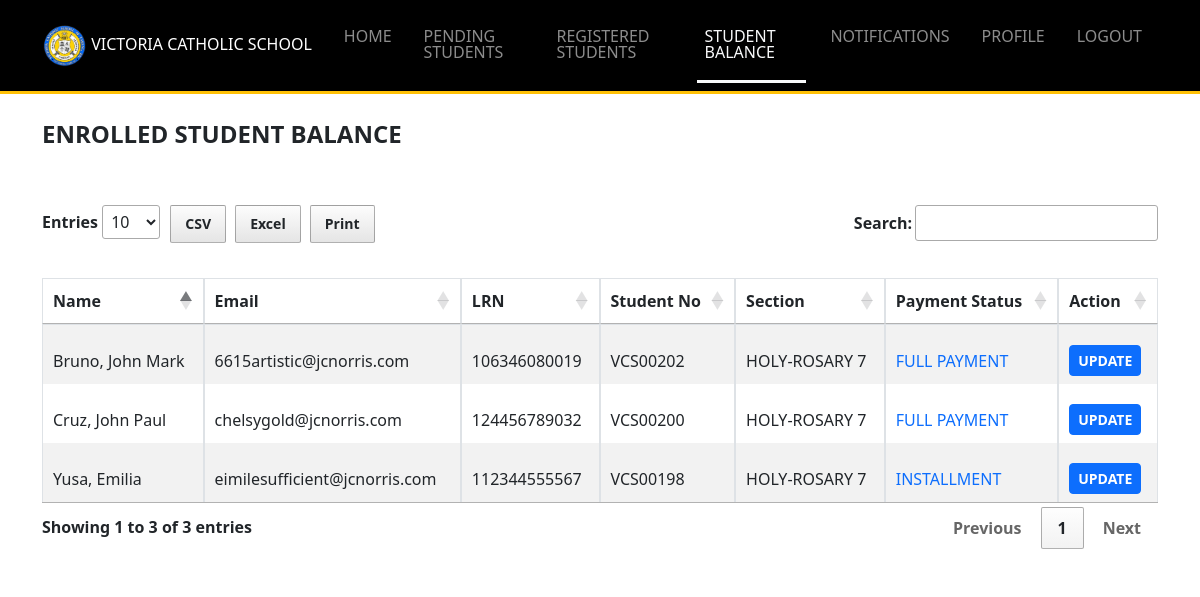
Screenshot of /Resources/views/cashier/student_balance.php (signed in) with the database file from the repository.
### tables this page shows
CREATE TABLE `users` (
  `id` int(11) NOT NULL,
  `role` varchar(255) DEFAULT NULL,
  `school_number` varchar(255) DEFAULT NULL,
  `first_name` varchar(255) DEFAULT NULL,
  `middle_name` varchar(255) DEFAULT NULL,
  `last_name` varchar(255) DEFAULT NULL,
  `email` varchar(255) DEFAULT NULL,
  `phone` varchar(20) DEFAULT NULL,
  `lrn` varchar(20) DEFAULT NULL,
  `is_locked` tinyint(1) DEFAULT 0,
  `login_attempts` int(11) NOT NULL DEFAULT 0,
  `gender` enum('Male','Female') DEFAULT NULL,
  `birthday` date DEFAULT NULL,
  `street_no` varchar(100) DEFAULT NULL,
  `street` varchar(255) DEFAULT NULL,
  `village` varchar(500) DEFAULT NULL,
  `barangay` varchar(255) DEFAULT NULL,
  `city_municipality` varchar(500) DEFAULT NULL,
  `province` varchar(255) DEFAULT NULL,
  `zip_code` varchar(100) DEFAULT NULL,
  `occupation` varchar(255) DEFAULT NULL,
  `guardian_type` enum('mother','father','guardian') DEFAULT NULL,
  `password` varchar(255) DEFAULT NULL,
  `remember_token` varchar(100) DEFAULT NULL,
  `created_at` timestamp NOT NULL DEFAULT current_timestamp(),
  `updated_at` timestamp NOT NULL DEFAULT current_timestamp() ON UPDATE current_timestamp()
);

CREATE TABLE `sections` (
  `id` int(11) NOT NULL,
  `name` varchar(255) DEFAULT NULL,
  `grade` enum('7','8','9','10','SECTION') DEFAULT NULL,
  `advisory_teacher_id` int(11) NOT NULL DEFAULT 0,
  `created_at` timestamp NOT NULL DEFAULT current_timestamp(),
  `updated_at` timestamp NOT NULL DEFAULT current_timestamp() ON UPDATE current_timestamp()
);

### Backend-routes/cashier/includes_get_registered_students_route.php (called while the page is built, shortened)
<?php
try {
    require_once $_SERVER['DOCUMENT_ROOT']."/Middleware/CheckIfCashier.php";
    $role = 'student';
    $is_complete = 1;
    $stmt = $conn->prepare("
    SELECT users.*, sections.name as section_name, sections.grade as section_grade, payment_type
    FROM users
    LEFT JOIN student_sections ON users.id = student_sections.student_id
    LEFT JOIN sections ON student_sections.section_id = sections.id
    LEFT JOIN student_payment ON users.id = student_payment.student_id
    LEFT JOIN checklists ON users.id = checklists.student_id
    WHERE users.role = ? AND
    NOT EXISTS (
        SELECT 1
        FROM unregistered_students
        WHERE unregistered_students.student_id = users.id
        )
    AND EXISTS (
        SELECT 1
        FROM student_payment
        WHERE student_payment.student_id = users.id
        )
    AND checklists.is_complete = ?
    ORDER BY users.updated_at DESC
    ");
    $stmt->bind_param("si", $role, $is_complete);
    $stmt->execute();
    $students = $stmt->get_result();
} catch (Exception $e) {
    error_log("Error: " . $e->getMessage());
    echo json_encode(['error' => $e->getMessage()]);
}
?>

### Resources/views/cashier/student_balance.php (the view, shortened to what this page needs)
<?php
require_once $_SERVER['DOCUMENT_ROOT']."/Middleware/CheckIfCashier.php";
require_once $_SERVER['DOCUMENT_ROOT']."/Backend-routes/cashier/includes_get_registered_students_route.php";
require_once "../includes/header_layout.php";
function convertTxt($string = null){
  return $string == null ? '' : ucwords(strtolower($string));
}
?>
<body>
    <?php
        include "includes/navbar.php";
     ?>
     <div class="container mt-5">
        <div class="d-flex justify-content-between align-items-center mb-5">
            <h4 class="fw-bold">ENROLLED STUDENT BALANCE</h4>
        </div>
           <div class="table-responsive">
              <table class="table table-bordered table-striped"  id="sectionsTable">
                <thead>
                  <tr>
                    <th scope="col">Name</th>
                    <th scope="col">Email</th>
                    <th scope="col">LRN</th>
                    <th scope="col">Student No</th>
                    <th scope="col">Section</th>
                    <th scope="col">Payment Status</th>
                    <th scope="col">Action</th>
                  </tr>
                </thead>
                <tbody id="tbody-sections">
                <?php
                  foreach($students as $student){
                    $paidMonthsCount = 0;
                    echo "
                      <tr>
                          <td>".convertTxt($student['last_name'].", ".$student['first_name'])."</td>
                          <td>{$student['email']}</td>
                          <td>{$student['lrn']}</td>
                          <td>VCS00{$student['id']}</td>
                          <td>".($student['section_name'] == NULL ? 'None' : $student['section_name']." ".$student['section_grade'])."</td>
                          <td class='text-primary'>".($student['payment_type'] == 'down' ? ($paidMonthsCount == 9 ? 'FULLY PAID' : 'INSTALLMENT') : 'FULL PAYMENT')."</td>
                          <td>
                          <a class='btn btn-sm btn-primary fw-bold' href='update-balance.php?id=".$student['id']."'>UPDATE</a>
                          </td>
                      </tr>
                  ";
                  }
                ?>
                </tbody>
              </table>
           </div>
     </div>
</body>
<?php
	require_once "../includes/includes_scripts.php";
?>

### Resources/css/style.css (style rules this page uses)
th, td { white-space: nowrap !important; }
tr td { padding-top: 20px !important; }
table { width: 100% !important; border-top: 1px solid black; }

### rows the page displays
users: last_name+first_name "Yusa, Emilia", email "eimilesufficient@jcnorris.com", lrn "112344555567", id "198", sections.name "HOLY-ROSARY", sections.grade "7", shows "INSTALLMENT"
users: last_name+first_name "Bruno, John Mark", email "6615artistic@jcnorris.com", lrn "106346080019", id "202", sections.name "HOLY-ROSARY", sections.grade "7", shows "FULL PAYMENT"
users: last_name+first_name "Cruz, John Paul", email "chelsygold@jcnorris.com", lrn "124456789032", id "200", sections.name "HOLY-ROSARY", sections.grade "7", shows "FULL PAYMENT"
